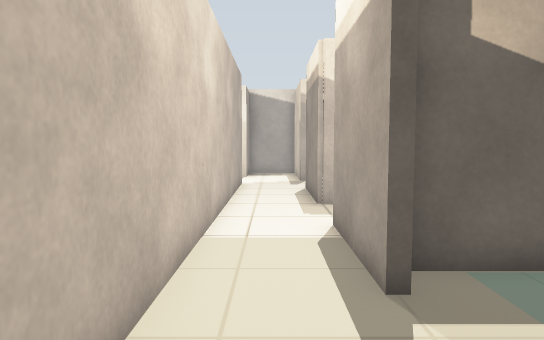
view 1 (above)

24 first-person views from a walk through a Gazebo world. The camera is 0.9 m above the floor, tilts 4° down and sees 70° across. The floor is counted in squares, 0.5 m on a side. Each view is taken from the middle of a square. On the plan, view 1 faces up. The plan holds only what a view shows up to about 18 squares ahead; the rest is blank.

view 2
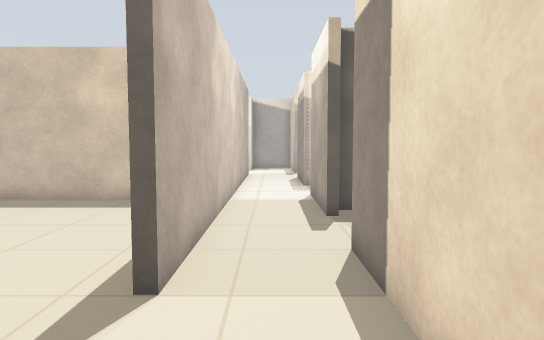

view 3
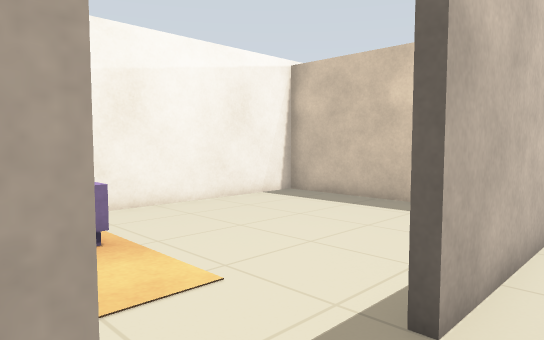

view 4
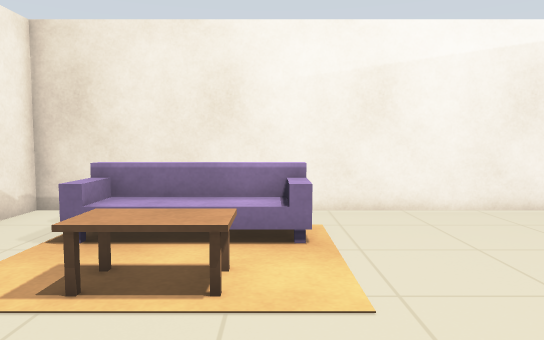

view 5
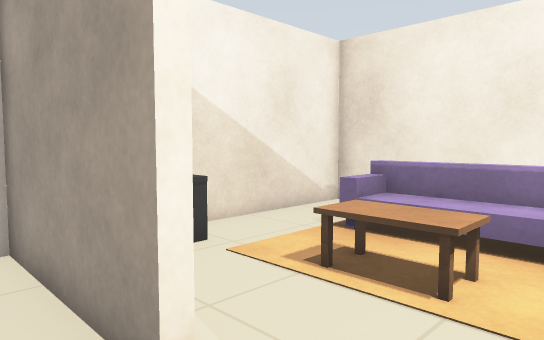

view 6
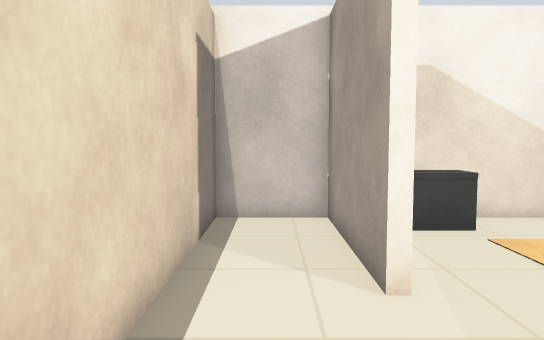

view 7
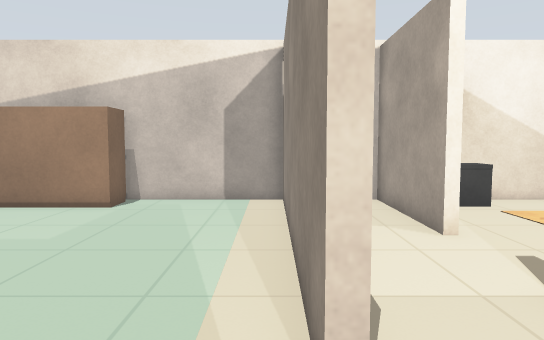

view 8
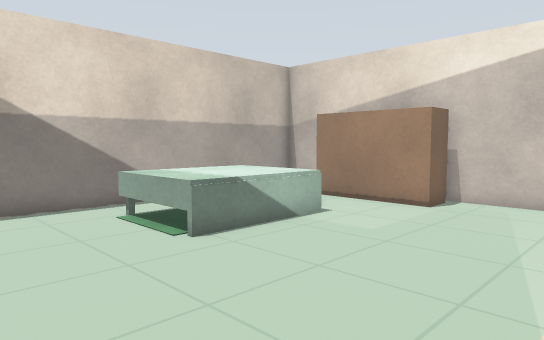

view 9
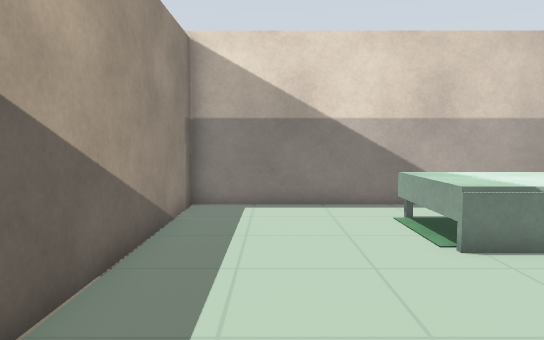

view 10
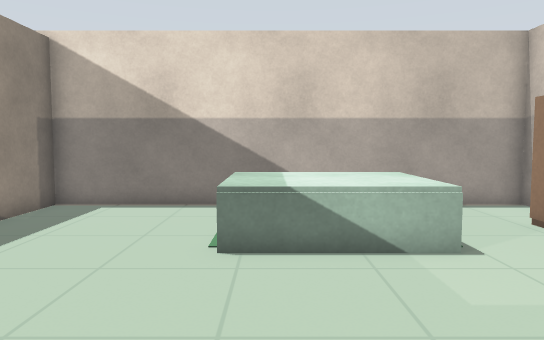

view 11
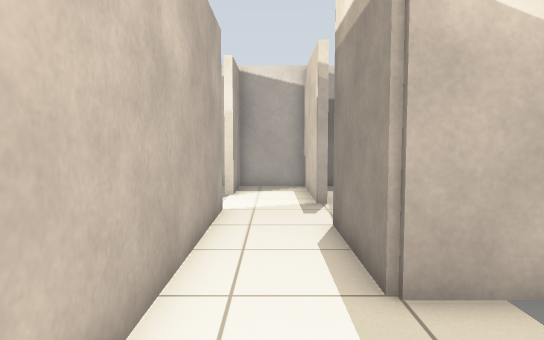

view 12
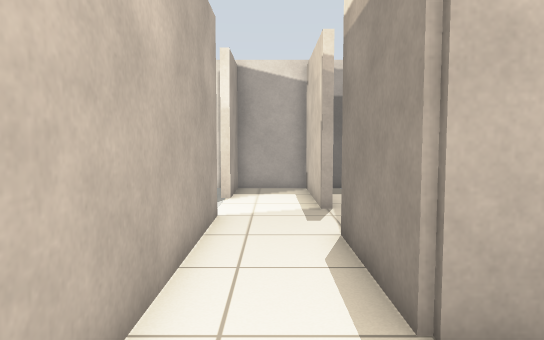

view 13
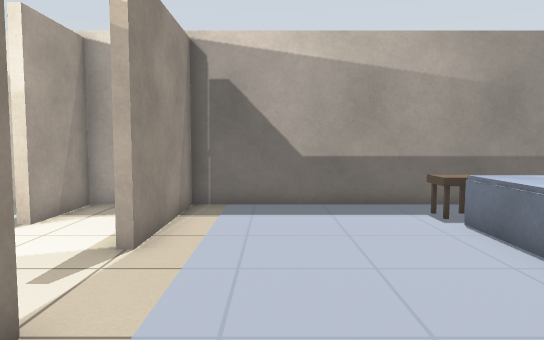

view 14
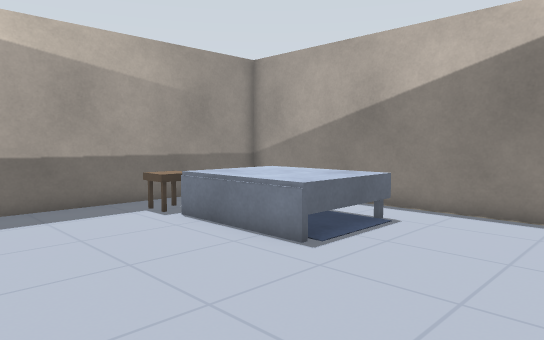

view 15
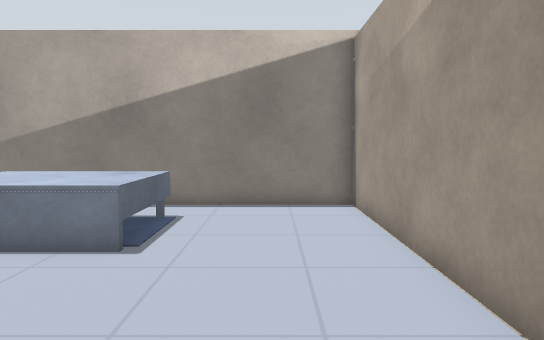

view 16
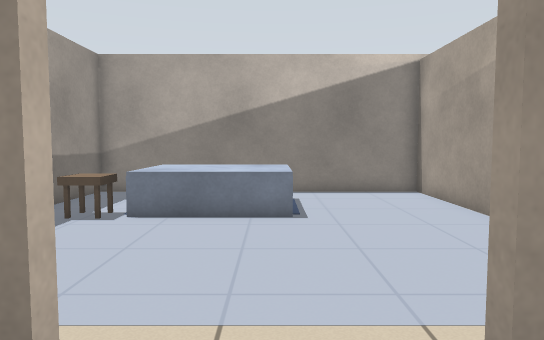

view 17
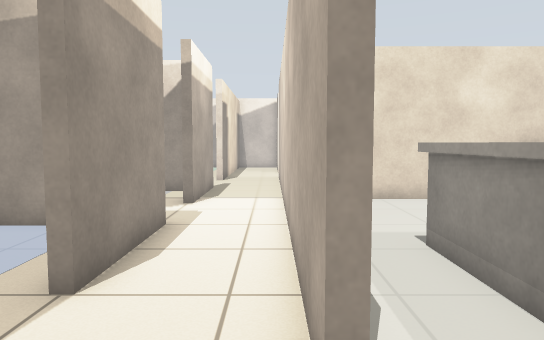

view 18
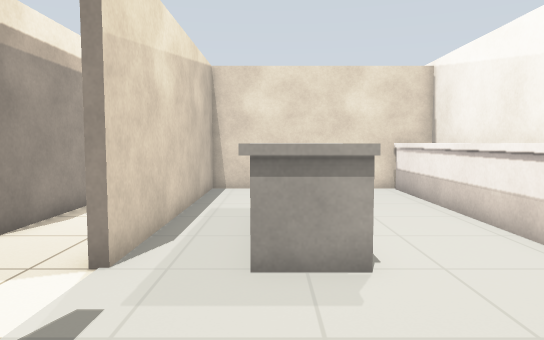

view 19
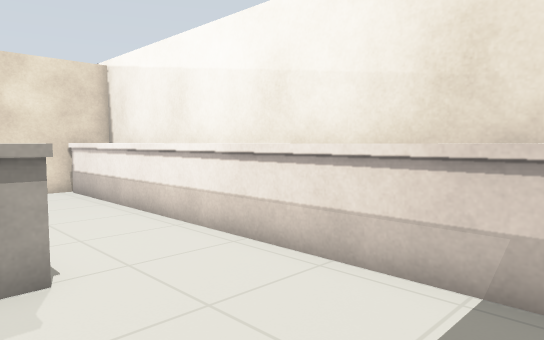

view 20
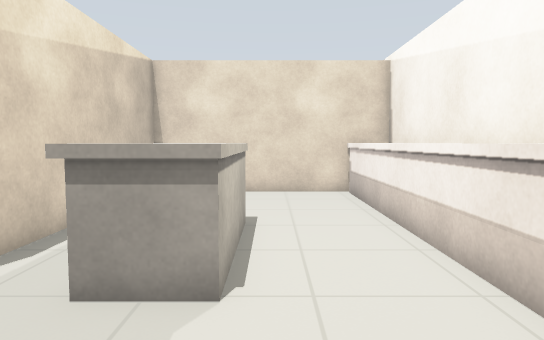

view 21
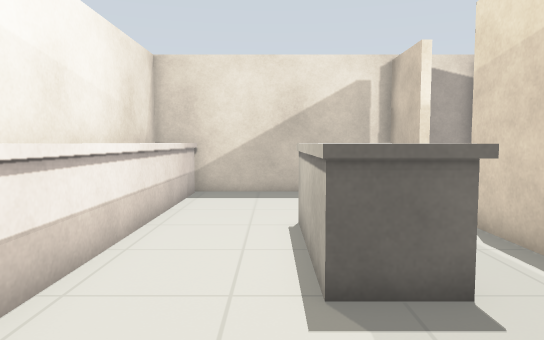

view 22
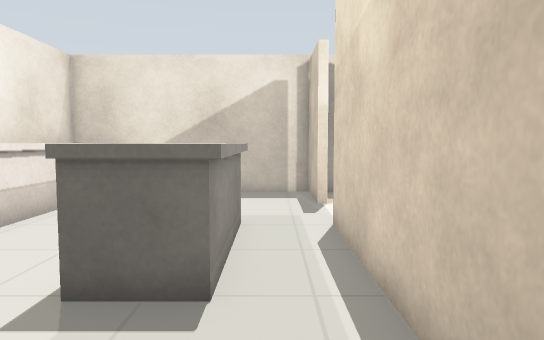

view 23
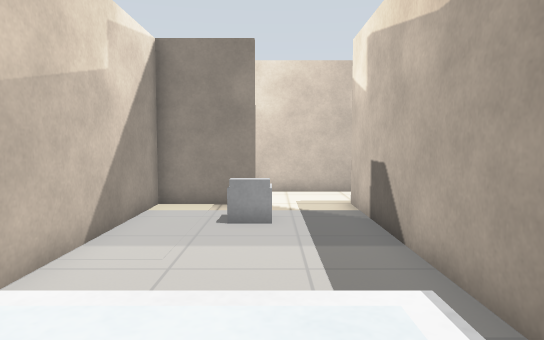

view 24
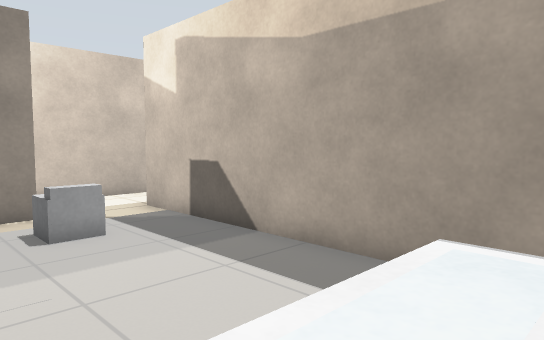

### Floor plan
Ten units are one square. View 1 is at (0, 0); x grows to the right and y downward. Boxes are objects, and circles mark ways between rooms. Rooms are numbered by the first view taken in them; rooms with no view inside come last. Other rooms are left out.
<svg viewBox="-110 -240 248 330">
<path fill="none" stroke="#000" d="M-18 35 -13 35 -13 83 14 83 14 -15M-13 -15 -13 5 -18 5M-45 -74 -103 -74 -103 83 -34 83M14 -15 17 -15 17 83 65 83M104 83 133 83 133 -53 18 -53M14 -114 14 -155M-16 -175 -13 -175 -13 -15M17 -185 14 -185 14 -233 -13 -233 -13 -205M18 -45 14 -45 14 -85M14 -155 18 -155M39 -116 133 -116 133 -233 17 -233 17 -185M-13 -205 -16 -205 -16 -233 -103 -233M-103 -77 -16 -77 -16 -175M111 -114 14 -114M14 -85 17 -85 17 -57 84 -57"/>
<rect x="-85" y="15" width="20" height="40" fill="#bbb"><title>sofa</title></rect>
<rect x="-55" y="25" width="10" height="20" fill="#bbb"><title>coffee table</title></rect>
<rect x="-45" y="65" width="30" height="10" fill="#bbb"><title>TV cabinet</title></rect>
<rect x="65" y="65" width="40" height="20" fill="#bbb"><title>wardrobe</title></rect>
<rect x="85" y="-5" width="30" height="50" fill="#bbb"><title>bed</title></rect>
<rect x="75" y="-225" width="20" height="20" fill="#bbb"><title>other object</title></rect>
<rect x="85" y="-205" width="30" height="40" fill="#bbb"><title>bed</title></rect>
<rect x="-105" y="-235" width="20" height="160" fill="#bbb"><title>counter</title></rect>
<rect x="-55" y="-185" width="20" height="60" fill="#bbb"><title>other object</title></rect>
<rect x="35" y="-95" width="10" height="20" fill="#bbb"><title>toilet</title></rect>
<rect x="105" y="-105" width="20" height="40" fill="#bbb"><title>bathtub</title></rect>
<circle cx="-5" cy="-5" r="3" fill="#2a7"/>
<circle cx="10" cy="-30" r="3" fill="#2a7"/>
<circle cx="10" cy="-170" r="3" fill="#2a7"/>
<circle cx="-20" cy="-190" r="3" fill="#2a7"/>
<circle cx="10" cy="-95" r="3" fill="#2a7"/>
<text x="-60" y="10">1</text>
<text x="70" y="20">2</text>
<text x="0" y="-120">3</text>
<text x="80" y="-180">4</text>
<text x="-60" y="-160">5</text>
<text x="70" y="-80">6</text>
</svg>
Room 1 opens to room 3. Room 2 opens to room 3. Room 3 opens to room 4. Room 3 opens to room 5. Room 3 opens to room 6.

Where each view was taken, in squares from view 1:
view 1: 0 up, 0 right, facing up
view 2: 5 down, 0 right, facing up
view 3: 4 down, 0 right, facing up-left
view 4: 2 down, 0 right, facing left
view 5: 1 down, 0 right, facing down-left
view 6: 1 up, 0 right, facing down
view 7: 4 up, 2 right, facing down
view 8: 4 up, 2 right, facing down-right
view 9: 3 up, 2 right, facing right
view 10: 1 down, 2 right, facing right
view 11: 7 up, 0 right, facing up
view 12: 8 up, 0 right, facing up
view 13: 12 up, 4 right, facing up
view 14: 12 up, 3 right, facing up-right
view 15: 14 up, 2 right, facing right
view 16: 17 up, 1 left, facing right
view 17: 20 up, 1 left, facing down
view 18: 23 up, 4 left, facing down
view 19: 23 up, 4 left, facing down-left
view 20: 22 up, 6 left, facing down
view 21: 9 up, 6 left, facing up
view 22: 9 up, 3 left, facing up
view 23: 9 up, 13 right, facing left
view 24: 6 up, 12 right, facing up-left
